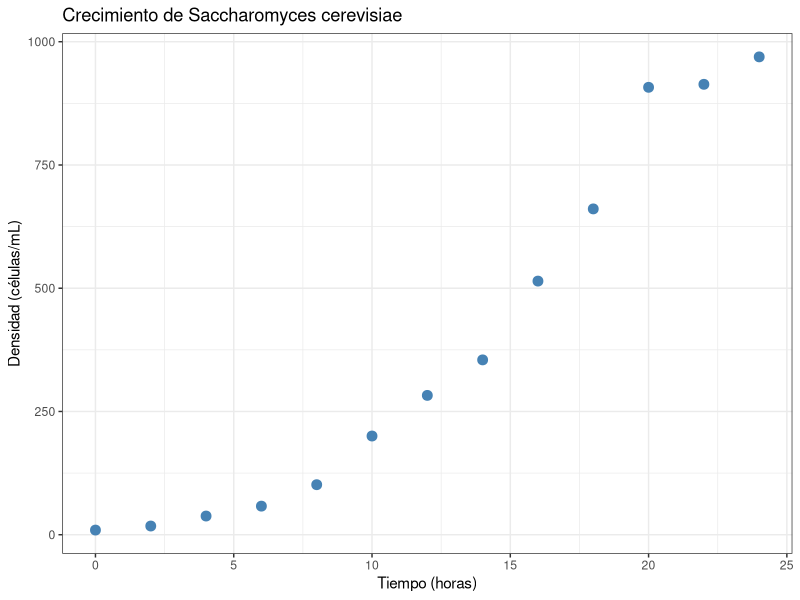
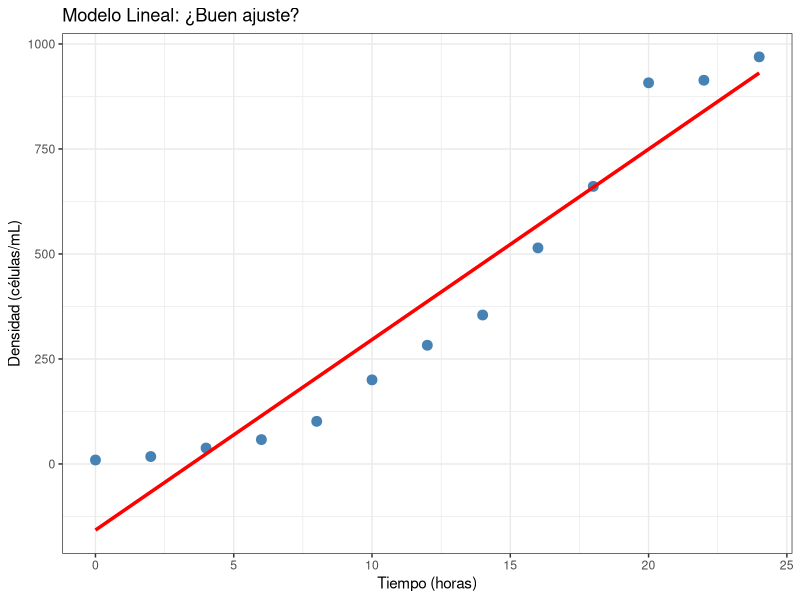
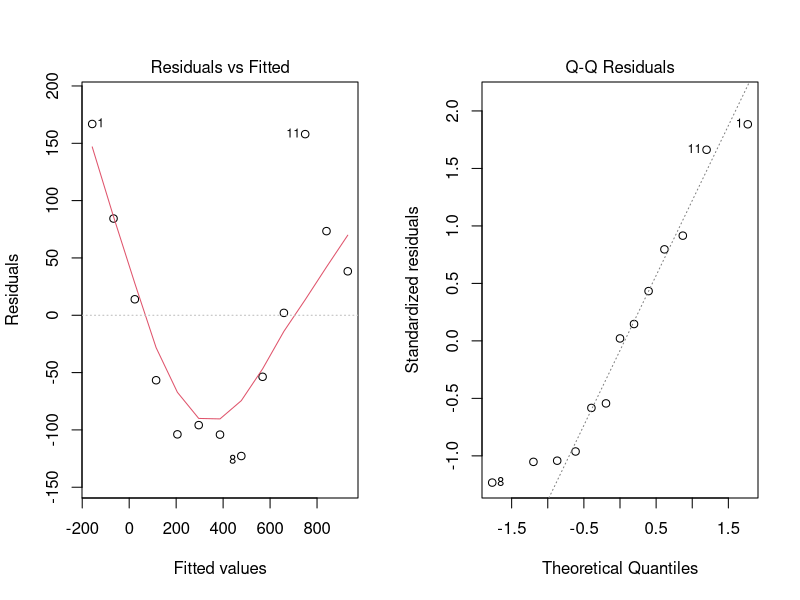
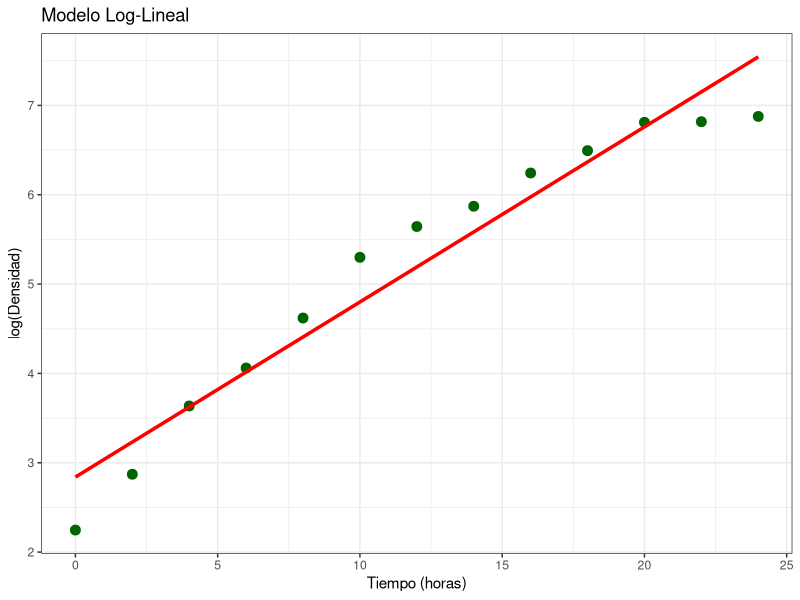
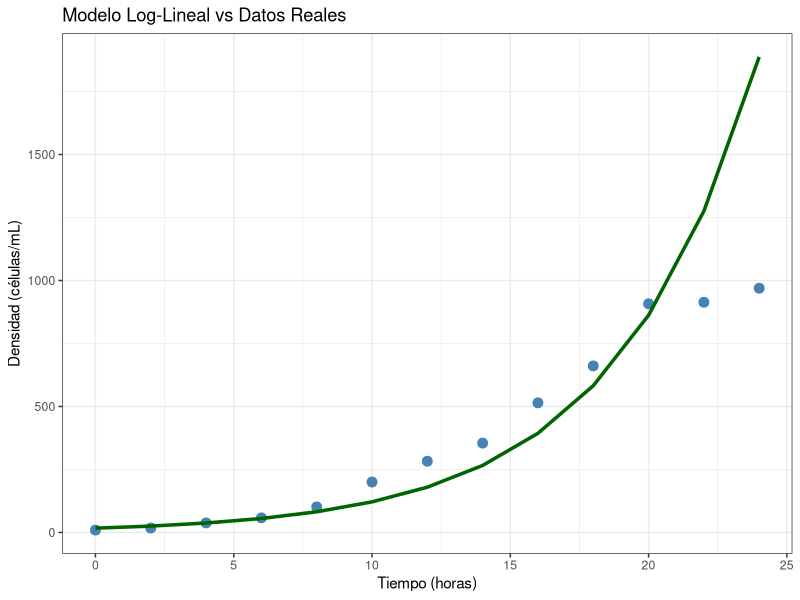
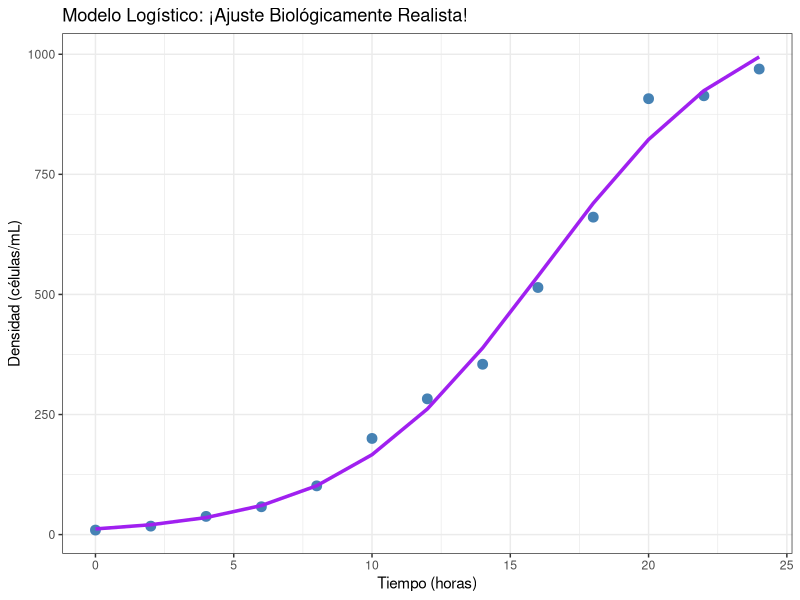
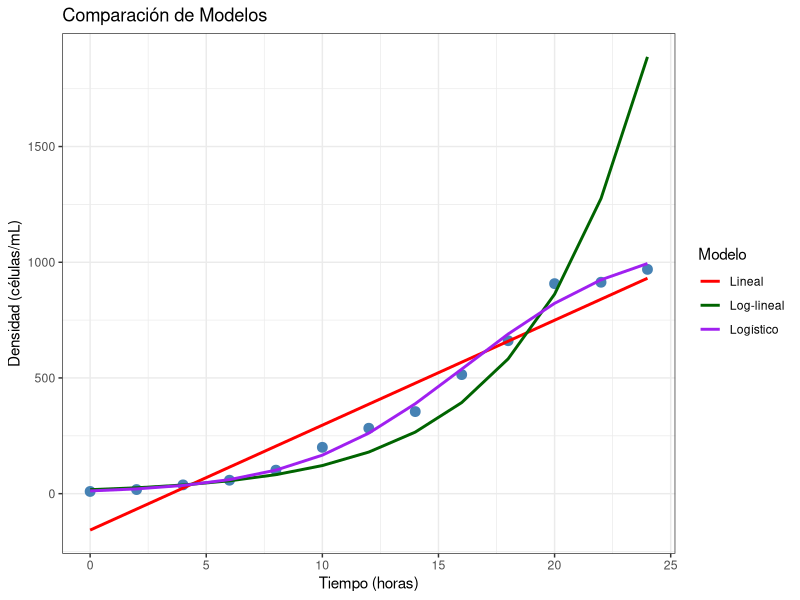
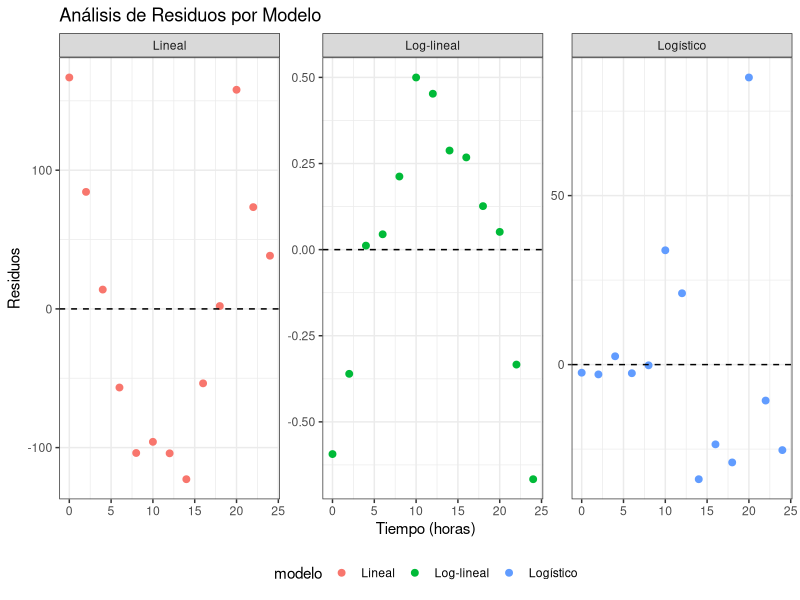

Recreate these plots in R, in order.
## ---- chunk 1
#| echo: true
# Crear datos de crecimiento de levaduras
set.seed(123)
tiempo <- seq(0, 24, by = 2)  # horas
# Crecimiento logístico con ruido
K <- 1000  # capacidad de carga
r <- 0.3   # tasa de crecimiento
N0 <- 10   # población inicial

densidad_real <- K / (1 + ((K - N0) / N0) * exp(-r * tiempo))
# Añadir ruido realista
densidad <- densidad_real * exp(rnorm(length(tiempo), 0, 0.1))

# Crear data frame
levaduras <- data.frame(tiempo = tiempo, densidad = densidad)
head(levaduras, 8)
## ---- chunk 2
#| eval: true
#| echo: true
library(ggplot2)

# Configurar tema global para todos los gráficos
theme_set(theme_bw())

p1 <- ggplot(levaduras, aes(x = tiempo, y = densidad)) +
  geom_point(size = 3, color = "steelblue") +
  labs(x = "Tiempo (horas)", 
       y = "Densidad (células/mL)",
       title = "Crecimiento de Saccharomyces cerevisiae")
## ---- chunk 3
#| eval: true
#| echo: true
#| fig-height: 6
#| fig-width: 6
# Mostrar el gráfico
p1
## ---- chunk 4
#| echo: true
# Ajustar modelo lineal
modelo_lineal <- lm(densidad ~ tiempo, data = levaduras)
summary(modelo_lineal)
## ---- chunk 5
#| eval: true
#| echo: true
p2 <- ggplot(levaduras, aes(x = tiempo, y = densidad)) +
  geom_point(size = 3, color = "steelblue") +
  geom_smooth(method = "lm", se = FALSE, color = "red", size = 1.2) +
  labs(x = "Tiempo (horas)", 
       y = "Densidad (células/mL)",
       title = "Modelo Lineal: ¿Buen ajuste?")
## ---- chunk 6
#| eval: true
#| echo: true
#| fig-height: 6
#| fig-width: 6
p2
## ---- chunk 7
#| echo: true
#| fig-height: 5
#| fig-width: 8
# Gráficos de diagnóstico
par(mfrow = c(1, 2))
plot(modelo_lineal, which = 1:2)
## ---- chunk 8
predicciones <- predict(modelo_lineal)
tiempo_negativo <- levaduras$tiempo[predicciones < 0]
cat(
  "Tiempos con predicciones negativas:", 
  tiempo_negativo
)
## ---- chunk 9
#| echo: true
# Crear variable transformada
levaduras$log_densidad <- log(levaduras$densidad)

# Ajustar modelo log-lineal
modelo_log <- lm(log_densidad ~ tiempo, data = levaduras)
summary(modelo_log)
## ---- chunk 10
#| eval: true
#| echo: true
p3 <- ggplot(levaduras, aes(x = tiempo, y = log_densidad)) +
  geom_point(size = 3, color = "darkgreen") +
  geom_smooth(method = "lm", se = FALSE, color = "red", size = 1.2) +
  labs(x = "Tiempo (horas)", 
       y = "log(Densidad)",
       title = "Modelo Log-Lineal")
## ---- chunk 11
#| eval: true
#| echo: true
#| fig-height: 6
#| fig-width: 6
p3
## ---- chunk 12
#| eval: true
#| echo: true
# Predicciones del modelo log-lineal
levaduras$pred_log <- exp(predict(modelo_log))

p4 <- ggplot(levaduras, aes(x = tiempo, y = densidad)) +
  geom_point(size = 3, color = "steelblue") +
  geom_line(aes(y = pred_log), color = "darkgreen", size = 1.2) +
  labs(x = "Tiempo (horas)", 
       y = "Densidad (células/mL)",
       title = "Modelo Log-Lineal vs Datos Reales")
## ---- chunk 13
#| eval: true
#| echo: true
#| fig-height: 6
#| fig-width: 6
p4
## ---- chunk 14
#| echo: true
# Ajustar modelo logístico usando nls()
# Non-linear least squares 
modelo_logistico <- nls(
  densidad ~ K / (1 + ((K - N0) / N0) * exp(-r * tiempo)),
  data = levaduras,
  start = list(K = 800, r = 0.2, N0 = 15)  # valores iniciales
)

summary(modelo_logistico)
## ---- chunk 15
#| eval: true
#| echo: true
levaduras$pred_logistico <- predict(modelo_logistico)

p5 <- ggplot(levaduras, aes(x = tiempo, y = densidad)) +
  geom_point(size = 3, color = "steelblue") +
  geom_line(aes(y = pred_logistico), color = "purple", size = 1.2) +
  labs(x = "Tiempo (horas)", 
       y = "Densidad (células/mL)",
       title = "Modelo Logístico: ¡Ajuste Biológicamente Realista!")
## ---- chunk 16
#| eval: true
#| echo: true
#| fig-height: 6
#| fig-width: 6
p5
## ---- chunk 17
#| eval: true
#| echo: true
# Preparar datos para comparación
levaduras$pred_lineal <- predict(modelo_lineal)
levaduras$pred_logistico <- predict(modelo_logistico)

p6 <- ggplot(levaduras, aes(x = tiempo, y = densidad)) +
  geom_point(size = 3, color = "steelblue") +
  geom_line(aes(y = pred_lineal, color = "Lineal"), 
            size = 1) +
  geom_line(aes(y = pred_log, color = "Log-lineal"), 
            size = 1) +
  geom_line(aes(y = pred_logistico, color = "Logístico"), 
            size = 1) +
  scale_color_manual(values = c("Lineal" = "red", 
                               "Log-lineal" = "darkgreen", 
                               "Logístico" = "purple")) +
  labs(x = "Tiempo (horas)", 
       y = "Densidad (células/mL)",
       title = "Comparación de Modelos",
       color = "Modelo")
## ---- chunk 18
#| eval: true
#| echo: true
#| fig-height: 6
#| fig-width: 7
p6
## ---- chunk 19
#| echo: true
# Calcular R² para cada modelo
r2_lineal <- summary(modelo_lineal)$r.squared
r2_log <- summary(modelo_log)$r.squared

# Para modelo logístico, tenemos que calcular R2 manualmente
# ss_total = suma total de cuadrados (variación total en los datos)
ss_total <- sum((levaduras$densidad - mean(levaduras$densidad))^2)
# ss_residual = suma de cuadrados de residuos (variación no explicada)
ss_residual <- sum(residuals(modelo_logistico)^2)
# R2 = 1 - (variación no explicada / variación total)
r2_logistico <- 1 - (ss_residual / ss_total)

data.frame(
  Modelo = c("Lineal", "Log-lineal", "Logístico"),
  R_cuadrado = round(c(r2_lineal, r2_log, r2_logistico), 3)
)
## ---- chunk 20
#| eval: true
#| echo: true
# Crear data frame con residuos
residuos_df <- data.frame(
  tiempo = rep(levaduras$tiempo, 3),
  residuos = c(residuals(modelo_lineal), 
               residuals(modelo_log), 
               residuals(modelo_logistico)),
  modelo = rep(c("Lineal", "Log-lineal", "Logístico"), 
               each = nrow(levaduras))
)

p7 <- ggplot(residuos_df) +
  aes(x = tiempo, y = residuos, color = modelo) +
  geom_point(size = 2) +
  geom_hline(yintercept = 0, linetype = "dashed") +
  facet_wrap(~modelo, scales = "free_y") +
  labs(
    x = "Tiempo (horas)", 
    y = "Residuos",
    title = "Análisis de Residuos por Modelo") +
  theme(legend.position = "bottom")
## ---- chunk 21
#| eval: true
#| echo: true
#| fig-height: 6
#| fig-width: 8
p7
## ---- chunk 22
#| echo: true
# Residuos en escala original para todos los modelos
residuos_originales <- data.frame(
  tiempo = levaduras$tiempo,
  lineal = levaduras$densidad - predict(modelo_lineal),
  log_lineal = levaduras$densidad - exp(predict(modelo_log)),  # ¡Transformar de vuelta!
  logistico = levaduras$densidad - predict(modelo_logistico)
)

# Calcular suma de cuadrados de residuos en escala original
rss_original <- sapply(residuos_originales[,-1], function(x) sum(x^2))
print(round(rss_original, 2))
## ---- chunk 23
#| echo: true
#| fig-height: 7
# Crear data frame para visualización
residuos_originales_plot <- data.frame(
  tiempo = rep(levaduras$tiempo, 3),
  residuos = c(residuos_originales$lineal, 
               residuos_originales$log_lineal, 
               residuos_originales$logistico),
  modelo = rep(c("Lineal", "Log-lineal", "Logístico"), 
               each = nrow(levaduras))
)

p8 <- ggplot(residuos_originales_plot) +
  aes(x = tiempo, y = residuos, color = modelo) +
  geom_point(size = 2) +
  geom_hline(yintercept = 0, linetype = "dashed") +
  facet_wrap(~modelo) +
  labs(x = "Tiempo (horas)", 
       y = "Residuos (escala original)",
       title = "Residuos en Escala Original - Comparación Justa"
    ) +
  theme(legend.position = "bottom")
## ---- chunk 24
p8
## ---- chunk 25
#| echo: false
#| fig-width: 10
#| fig-height: 6
p8
## ---- chunk 26
#| echo: true
# Extraer parámetros estimados
params <- coef(modelo_logistico)
print(params)
## ---- chunk 27
#| echo: true
# Calcular intervalos de confianza
conf_int <- confint(modelo_logistico)
print(conf_int)
## ---- chunk 28
#| echo: true
# Calcular tiempo de duplicación
r_estimado <- params["r"]
tiempo_duplicacion <- log(2) / r_estimado

cat(
  "Tiempo de duplicación:", 
  round(tiempo_duplicacion, 2), "horas\n"
)
## ---- chunk 29
# Tiempo para alcanzar 50% de la capacidad de carga
K_estimado <- params["K"]
N0_estimado <- params["N0"]
# Calcular la constanta logistica
A <- log((K_estimado - N0_estimado) / N0_estimado)
t_50_K <- A / r_estimado

cat(
  "Tiempo para alcanzar 50% de K:", 
  round(t_50_K, 2), "horas\n"
)
